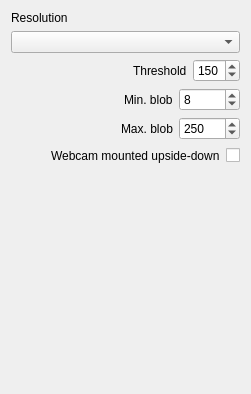
              <widget class="QWidget" name="MacWebcamPrefs">
               <layout class="QVBoxLayout" name="verticalLayout_25">
                <item>
                 <widget class="QLabel" name="label_42">
                  <property name="text">
                   <string>Resolution</string>
                  </property>
                 </widget>
                </item>
                <item>
                 <widget class="QComboBox" name="WebcamResolutionsMac"/>
                </item>
                <item>
                 <layout class="QVBoxLayout" name="verticalLayout_24">
                  <item>
                   <layout class="QHBoxLayout" name="horizontalLayout_27">
                    <item>
                     <spacer name="horizontalSpacer_16">
                      <property name="orientation">
                       <enum>Qt::Horizontal</enum>
                      </property>
                      <property name="sizeHint" stdset="0">
                       <size>
                        <width>40</width>
                        <height>20</height>
                       </size>
                      </property>
                     </spacer>
                    </item>
                    <item>
                     <widget class="QLabel" name="label_64">
                      <property name="text">
                       <string>Threshold</string>
                      </property>
                     </widget>
                    </item>
                    <item>
                     <widget class="QSpinBox" name="WebcamThresholdMac">
                      <property name="maximum">
                       <number>255</number>
                      </property>
                      <property name="value">
                       <number>150</number>
                      </property>
                     </widget>
                    </item>
                   </layout>
                  </item>
                  <item>
                   <layout class="QHBoxLayout" name="horizontalLayout_28">
                    <item>
                     <spacer name="horizontalSpacer_17">
                      <property name="orientation">
                       <enum>Qt::Horizontal</enum>
                      </property>
                      <property name="sizeHint" stdset="0">
                       <size>
                        <width>40</width>
                        <height>20</height>
                       </size>
                      </property>
                     </spacer>
                    </item>
                    <item>
                     <widget class="QLabel" name="label_65">
                      <property name="text">
                       <string>Min. blob</string>
                      </property>
                     </widget>
                    </item>
                    <item>
                     <widget class="QSpinBox" name="WebcamMinBlobMac">
                      <property name="minimum">
                       <number>1</number>
                      </property>
                      <property name="maximum">
                       <number>10000</number>
                      </property>
                      <property name="value">
                       <number>8</number>
                      </property>
                     </widget>
                    </item>
                   </layout>
                  </item>
                  <item>
                   <layout class="QHBoxLayout" name="horizontalLayout_29">
                    <item>
                     <spacer name="horizontalSpacer_18">
                      <property name="orientation">
                       <enum>Qt::Horizontal</enum>
                      </property>
                      <property name="sizeHint" stdset="0">
                       <size>
                        <width>40</width>
                        <height>20</height>
                       </size>
                      </property>
                     </spacer>
                    </item>
                    <item>
                     <widget class="QLabel" name="label_66">
                      <property name="text">
                       <string>Max. blob</string>
                      </property>
                     </widget>
                    </item>
                    <item>
                     <widget class="QSpinBox" name="WebcamMaxBlobMac">
                      <property name="minimum">
                       <number>1</number>
                      </property>
                      <property name="maximum">
                       <number>10000</number>
                      </property>
                      <property name="value">
                       <number>250</number>
                      </property>
                     </widget>
                    </item>
                   </layout>
                  </item>
                 </layout>
                </item>
                <item>
                 <layout class="QHBoxLayout" name="horizontalLayout_30">
                  <item>
                   <spacer name="horizontalSpacer_19">
                    <property name="orientation">
                     <enum>Qt::Horizontal</enum>
                    </property>
                    <property name="sizeHint" stdset="0">
                     <size>
                      <width>40</width>
                      <height>20</height>
                     </size>
                    </property>
                   </spacer>
                  </item>
                  <item>
                   <widget class="QLabel" name="label_8">
                    <property name="text">
                     <string>Webcam mounted upside-down</string>
                    </property>
                   </widget>
                  </item>
                  <item>
                   <widget class="QCheckBox" name="FlipWebcamMac">
                    <property name="text">
                     <string/>
                    </property>
                   </widget>
                  </item>
                 </layout>
                </item>
                <item>
                 <spacer name="verticalSpacer_9">
                  <property name="orientation">
                   <enum>Qt::Vertical</enum>
                  </property>
                  <property name="sizeHint" stdset="0">
                   <size>
                    <width>20</width>
                    <height>217</height>
                   </size>
                  </property>
                 </spacer>
                </item>
               </layout>
              </widget>
